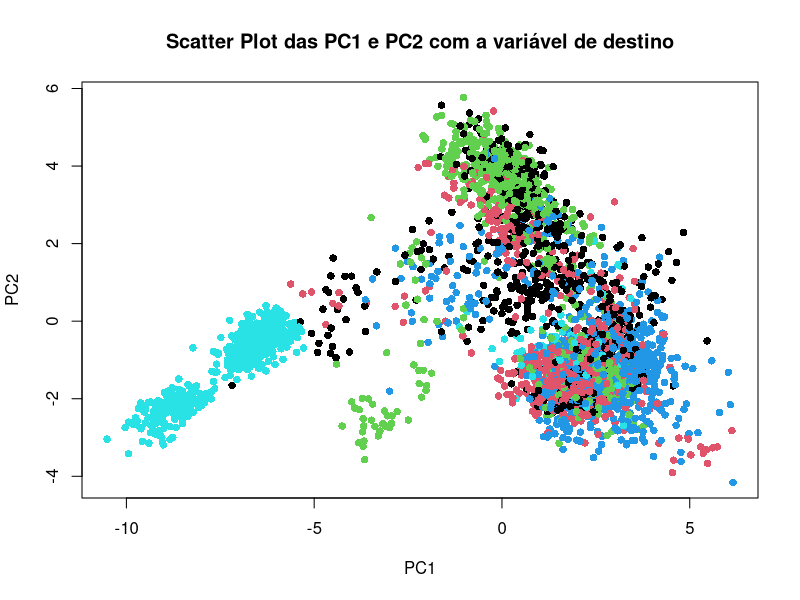
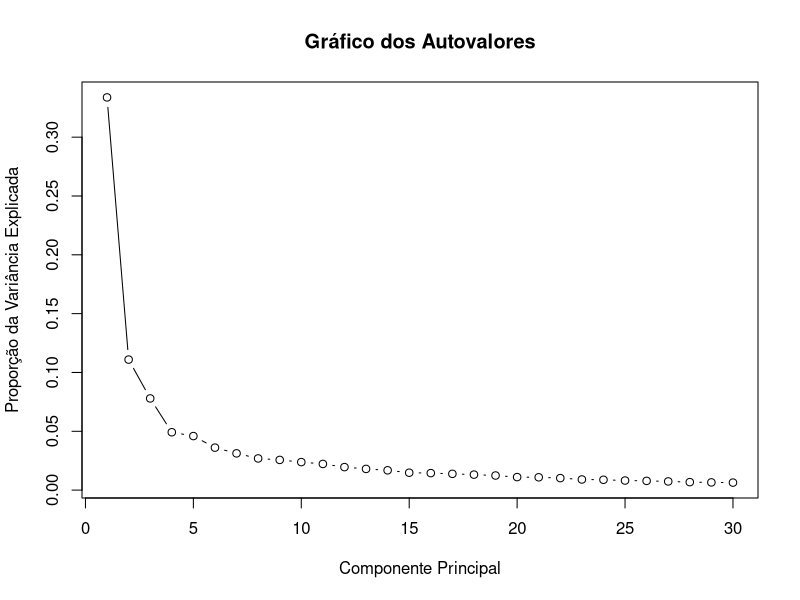

These figures' R source, in order:
# Limpa o ambiente de trabalho
rm(list=ls())
#Bibliotecas
library(caret)
#Importa CSVs
treino <- read.csv("treino.csv")

#Transforma colunas da TARGET de texto para numeros
treino$y <- factor(treino$y, levels = c('teens', 'twenties', 'thirties', 'fourties', 'fifties'))
treino$y_num <- as.numeric(treino$y)
treino <- treino[, -which(names(treino) == 'y')]

#--------------------Implementa Pre-Processamento - NORMALIZAÇÃO e REMOÇÃO DE RUIDO
# (nao fez diferença)
# Crie o objeto preProcess usando o método "center" e "scale" (normalização) no conjunto de treinamento
preproc <- preProcess(treino, method = c("center", "scale", "knnImpute"))
# Aplique a transformação no conjunto de treinamento
treino_normalizado <- predict(preproc, treino)
#-----------------------------------------------

#--------------------Implementa Pre-Processamento - PCA
#Diminui a dimensionalidade e Verifica quais features sao mais discriminativas
trans <- preProcess(treino_normalizado, method = c("pca"))
PC <- predict(trans, treino_normalizado)
#-----------------------------------------------

#--------------------Inclui TARGET pós Pre-Processamento
# Incluir as colunas da variável de destino nas duas primeiras componentes principais
PC_y <- cbind(PC[, 1:2], y_num = as.numeric(treino$y_num))
# Plotar um gráfico de dispersão
plot(PC_y$PC1, PC_y$PC2, pch = 16, col = PC_y$y_num,
     main = "Scatter Plot das PC1 e PC2 com a variável de destino", xlab = "PC1", ylab = "PC2")
#-----------------------------------------------

#--------------------Gera gráfico de Autovalores
# Calcula os autovalores
eigenvalues <- eigen(cov(PC))$values
# Calcula a proporção da variância explicada
variance_explained <- eigenvalues / sum(eigenvalues)
# Gera o gráfico dos autovalores
plot(variance_explained, type = "b", ylab = "Proporção da Variância Explicada", xlab = "Componente Principal", main = "Gráfico dos Autovalores")
#-----------------------------------------------